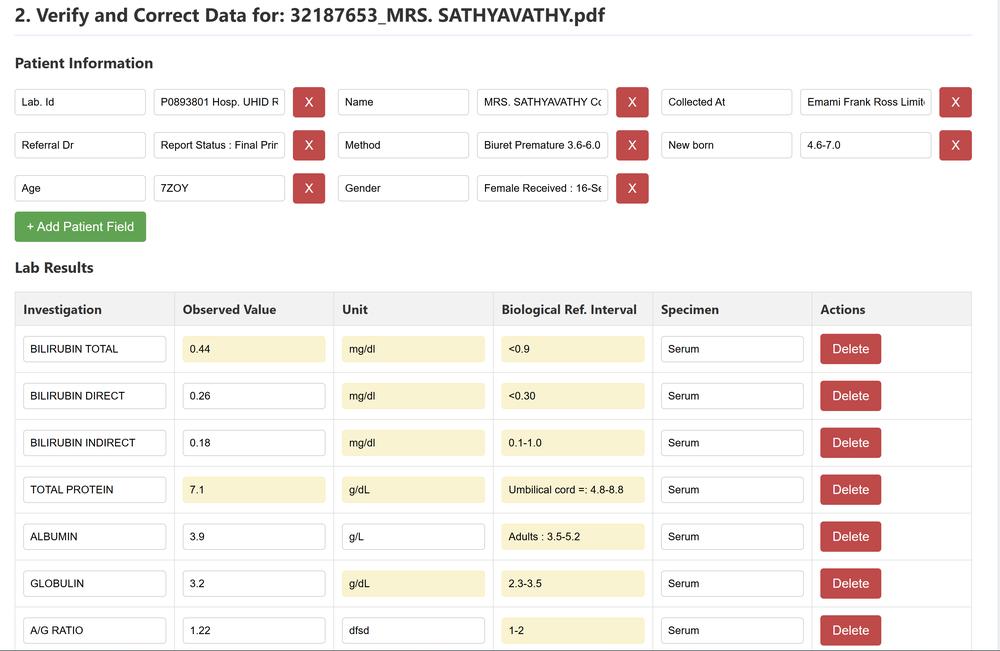
#> input picture image1.png, 1000 x 651 px, shrunk from 3134 x 2040 before the run
$ python -i a_preprocessing.py   (imports and definitions only)
#> lines starting #> are read from the running program, lines starting #| are printed output that depends on the picture; after the words box and inside, x2 and y2 are one past the last pixel; in counts of white or black regions, pixels touching at a corner belong together
import os
import cv2
import numpy as np
from PIL import Image

import fitz  # PyMuPDF

# Define CLEANED_DIR if not already defined elsewhere
CLEANED_DIR = "project_data/cleaned_images"
# Module 1: File Input & Preprocessing

# [29 lines left out: function deskew_image, not called in this run]

def preprocess_image(img_cv: np.ndarray) -> np.ndarray:
    """Applies deskewing, grayscale conversion, and OTSU thresholding."""
    if img_cv is None:
        return None

    # 1. Deskew
    deskewed_img = img_cv
    # deskewed_img, angle = deskew_image(img_cv)

    # 2. Convert to Grayscale
    if len(deskewed_img.shape) == 3:
        gray_img = cv2.cvtColor(deskewed_img, cv2.COLOR_BGR2GRAY)
    else:
        gray_img = deskewed_img

    # 3. Denoise and Threshold (OTSU) for optimal OCR quality
    blurred = cv2.GaussianBlur(gray_img, (5, 5), 0)
    _, final_clean_img = cv2.threshold(blurred, 0, 255, cv2.THRESH_BINARY + cv2.THRESH_OTSU)

    return final_clean_img

# [18 lines left out: function convert_pdf_to_images, not called in this run]

def process_report_file(file_path: str, output_base_name: str) -> list[str]:
    """Main function for Module 1: Handles input, preprocesses, and saves cleaned images."""
#> called with file_path = 'image1.png', output_base_name = 'out.png'
    cleaned_image_paths = []
    file_extension = file_path.lower().split('.')[-1]
    images_to_process = []

    if file_extension == 'pdf':
        print(f"Processing PDF: {file_path}")
        images_to_process = convert_pdf_to_images(file_path)

    elif file_extension in ['jpg', 'jpeg', 'png']:
        print(f"Processing image: {file_path}")
        img_cv = cv2.imread(file_path)
#> img_cv is the input picture: shape (651, 1000, 3); mean B, G, R 238.8, 241.9, 245.6
        if img_cv is not None:
            images_to_process.append(img_cv)

    else:
        print(f"Unsupported file type: {file_extension}")
        return []

    for i, img_cv in enumerate(images_to_process):
        cleaned_img_cv = preprocess_image(img_cv)

        output_filename = f"{output_base_name}_page_{i+1:02d}.png"
        output_path = os.path.join(CLEANED_DIR, output_filename)
        cv2.imwrite(output_path, cleaned_img_cv)
        cleaned_image_paths.append(output_path)
        print(f"Saved cleaned image to: {output_path}")
#> this loop made 1 pass
#> output_filename on pass 1: 'out.png_page_01.png'
#| Saved cleaned image to: project_data/cleaned_images/out.png_page_01.png
#> pass 1, in preprocess_image, `gray_img = cv2.cvtColor(deskewed_img, cv2.COLOR_BGR2GRAY)`:
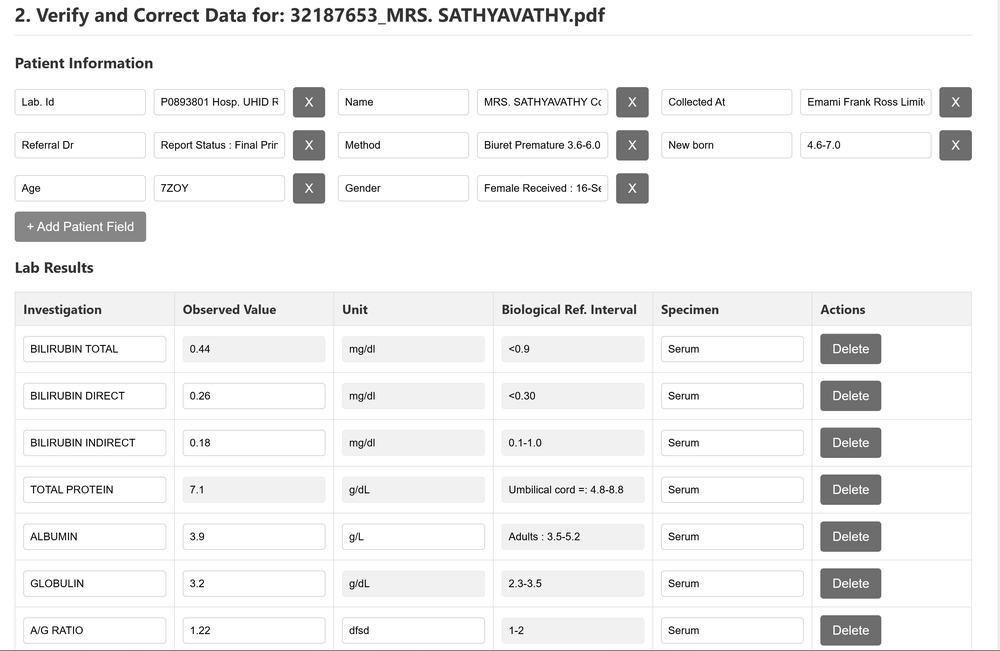
#> gray_img: shape (651, 1000); min 0, max 255, mean 242.6
#> pass 1, in preprocess_image, `_, final_clean_img = cv2.threshold(blurred, 0, 255, cv2.THRESH_BINARY ..`:
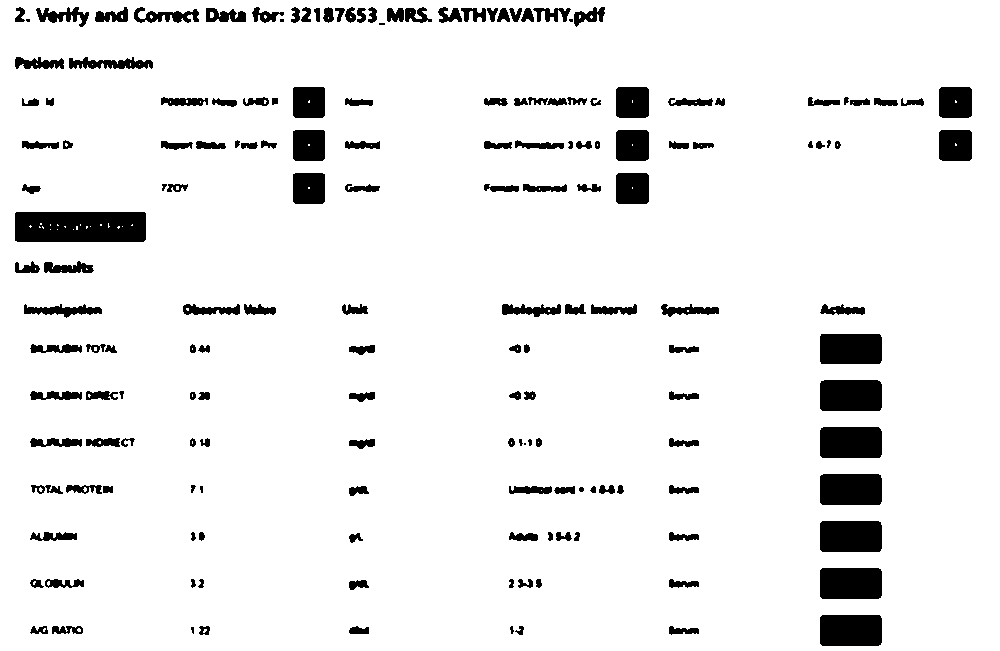
#> final_clean_img: shape (651, 1000); 92.7% white; 172 black regions (8 under 20 px), largest, box (x1, y1, x2, y2) and area: (15, 212, 146, 242) 3860, (820, 615, 882, 646) 1907, (820, 521, 882, 552) 1906
#> after the loop, cleaned_image_paths = 1 item

    return cleaned_image_paths
# [21 lines of commented-out code are left out]

>>> result = process_report_file('image1.png', 'out.png')
#> result = 1 item

$ run again, on image2.png
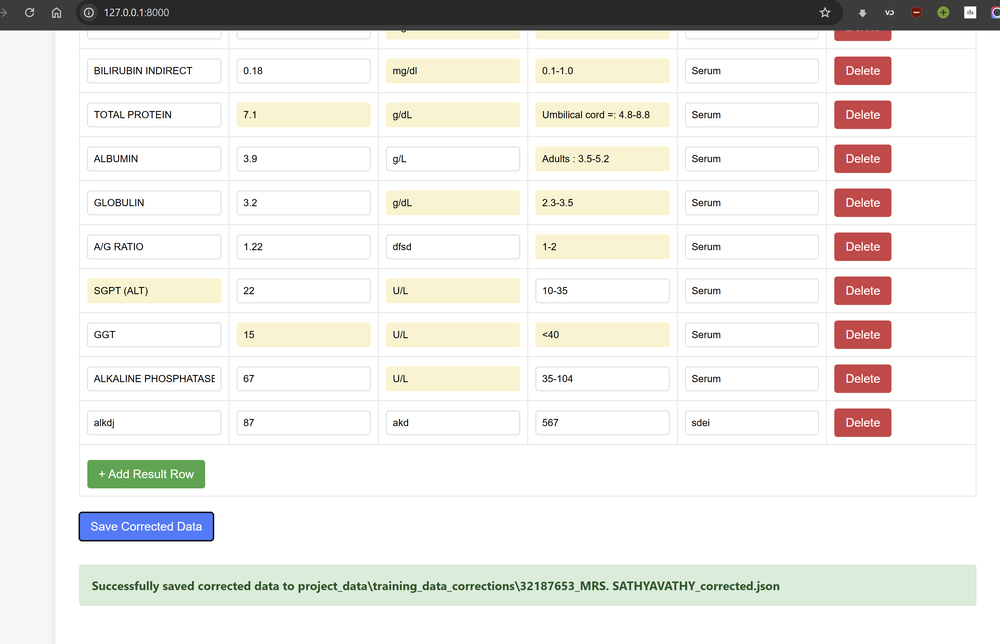
#> input picture image2.png, 1000 x 644 px, shrunk from 3344 x 2152 before the run
#> in process_report_file, img_cv is the input picture: shape (644, 1000, 3); mean B, G, R 231.2, 234.6, 236.1
#> the loop in process_report_file, `for i, img_cv in enumerate(images_to_process):` made 1 pass
#> output_filename on pass 1: 'out.png_page_01.png'
#> (printed output is left out)
#> pass 1, in preprocess_image, `gray_img = cv2.cvtColor(deskewed_img, cv2.COLOR_BGR2GRAY)`:
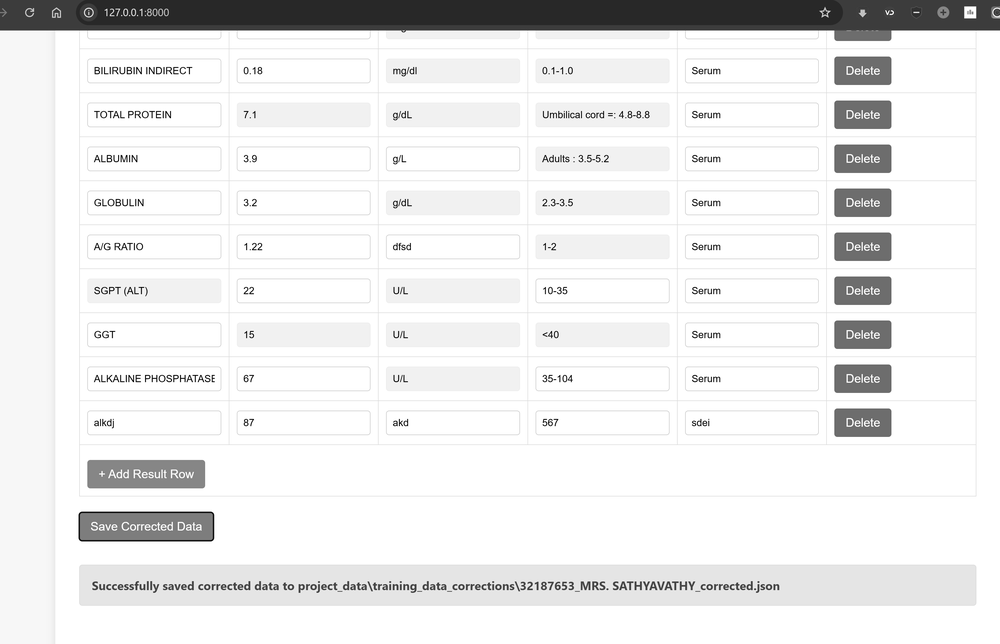
#> gray_img: shape (644, 1000); min 0, max 255, mean 234.7
#> pass 1, in preprocess_image, `_, final_clean_img = cv2.threshold(blurred, 0, 255, cv2.THRESH_BINARY ..`:
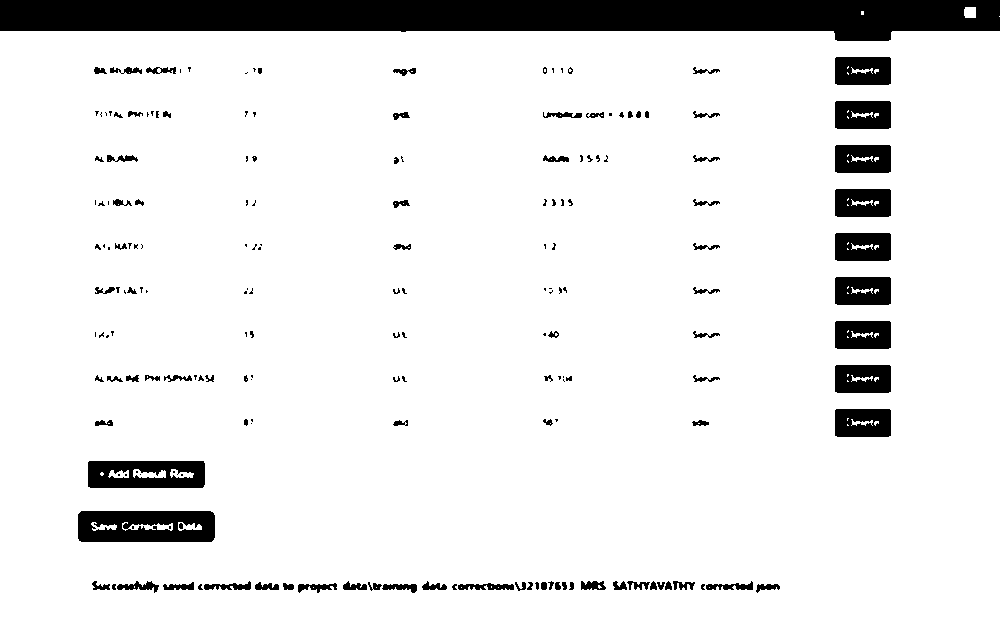
#> final_clean_img: shape (644, 1000); 91% white; 184 black regions (88 under 20 px), largest, box (x1, y1, x2, y2) and area: (0, 0, 1000, 41) 31423, (78, 511, 215, 542) 3749, (88, 461, 205, 488) 2679
#> after the loop in process_report_file, `for i, img_cv in enumerate(images_to_process):`: cleaned_image_paths = 1 item
